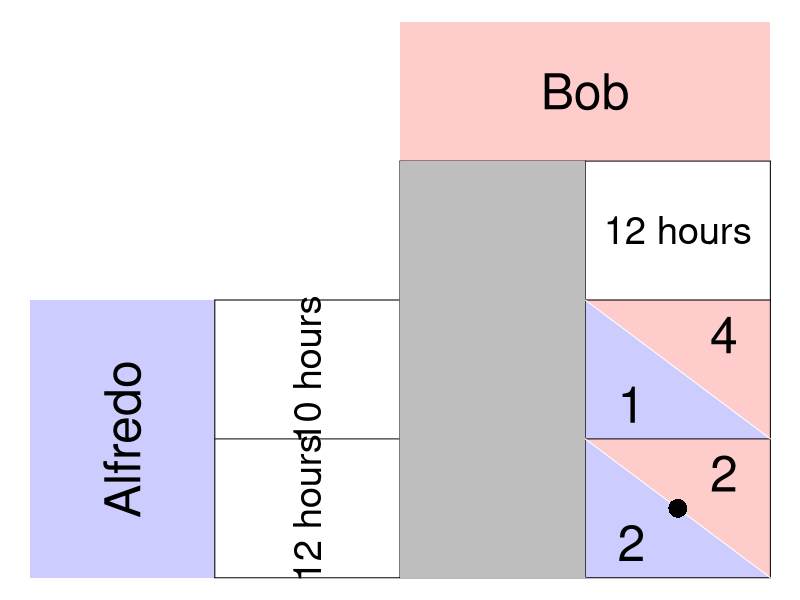

Write R code to recreate this figure.
require(ggplot2)
require(shape)
pdf(file = "society/matrix_fishermen_bestresponse_step2.pdf", width = 9, height = 7)

par(mar =  c(0, 0, 0, 0))
xlims <- c(0, 8)
ylims <- c(0, 8)

#TextSizes
PlayerSize <- 3
StratSize <- 2.3
PayoffSize <- 3
p1fadelevel <- 0.2
p2fadelevel <- 0.2

#Payoffs are listed as c("NW", "SW", "NE", "SE")

#Considerations for Player 1
P1Name <- c("Alfredo")
P1Strat <- c("10 hours", "12 hours")
P1Payoffs <- c("3", "4", "1", "2")
P1BR1 <- c("SW") #Must be NW or SW - the BR prints accordingly. 
P1BR2 <- c("SE") #Must be NE or SE - the BR prints accordingly. 
P1bestsize <- 2.5 #Adjusts size of point indicating best response of P1
#NW = (5, 3); SW = (5,1); NE = (7, 3); SE = (7, 1)

#Considerations for Player 2
P2Name <- c("Bob")
P2Strat <- c("10 hours", "12 hours")
P2Payoffs <- c("3", "1", "4", "2")
P2BR1 <- c("NE") #Must be NW or SW - the BR prints accordingly. 
P2BR2 <- c("SE") #Must be NE or SE - the BR prints accordingly. 
P2bestsize <- 4 #Adjusts size of circle indicating best response of P1

plot(0, 0, xlim = xlims, ylim = ylims, type = "n",
     xlab = expression(""),
     ylab = expression(""),
     xaxt = "n", 
     yaxt = "n", 
     cex.lab = 2, 
     bty = "n")



#Color and label for Player 1 and their strategies
polygon(c(0,0,2,2,0), c(0,4,4,0,0), col=rgb(0, 0, 1, p1fadelevel), density=NULL, border = NA)
text(1, 2, P1Name[1], srt = 90, cex = PlayerSize)

text(3, 3, P1Strat[1], cex = StratSize, srt = 90)
text(3, 1, P1Strat[2], cex = StratSize, srt = 90)


#Color and label for Player 2
polygon(c(4,4,8,8,4), c(8,6,6,8,8), col=rgb(1, 0, 0, p2fadelevel), density=NULL, border = NA)
text(6, 7, P2Name[1], cex = PlayerSize)

text(5, 5, P2Strat[1], cex = StratSize)
text(7, 5, P2Strat[2], cex = StratSize)

#NorthWest cell 
#P1
polygon(c(4,4,6,4), c(4,2,2,4), col=rgb(0, 0, 1, p1fadelevel), density=NULL, border = NA)
#P2
polygon(c(4,6,6,4), c(4,4,2,4), col=rgb(1, 0, 0, p2fadelevel), density=NULL, border = NA)

#P1
text(4.5, 2.5, P1Payoffs[1], cex = PayoffSize)
#P2
text(5.5, 3.5, P2Payoffs[1], cex = PayoffSize)

#SouthWest cell  
#P1
polygon(c(4,4,6,4), c(2,0,0,2), col=rgb(0, 0, 1, p1fadelevel), density=NULL, border = NA)
#P2
polygon(c(4,6,6,4), c(2,2,0,2), col=rgb(1, 0, 0, p2fadelevel), density=NULL, border = NA)

#P1
text(4.5, 0.5, P1Payoffs[2], cex = PayoffSize)
#P2
text(5.5, 1.5, P2Payoffs[2], cex = PayoffSize)


#NorthEast cell 
#P1
polygon(c(6,6,8,6), c(4,2,2,4), col=rgb(0, 0, 1, p1fadelevel), density=NULL, border = NA)
#P2
polygon(c(6,8,8,6), c(4,4,2,4), col=rgb(1, 0, 0, p2fadelevel), density=NULL, border = NA)
#P1
text(6.5, 2.5, P1Payoffs[3], cex = PayoffSize)
#P2
text(7.5, 3.5, P2Payoffs[3], cex = PayoffSize)

#SouthEast cell 
#P1
polygon(c(6,6,8,6), c(2,0,0,2), col=rgb(0, 0, 1, p1fadelevel), density=NULL, border = NA)
#P2
polygon(c(6,8,8,6), c(2,2,0,2), col=rgb(1, 0, 0, p2fadelevel), density=NULL, border = NA)
#P1
text(6.5, 0.5, P1Payoffs[4], cex = PayoffSize)
#P2
text(7.5, 1.5, P2Payoffs[4], cex = PayoffSize)


#Lines for the Table
segments(8, 0, 8, 6, lty = 1, col = "black")
segments(4, 6, 8, 6, lty = 1, col = "black")
segments(2, 0, 2, 4, lty = 1, col = "black")
segments(2, 0, 8, 0, lty = 1, col = "black")
segments(2, 4, 8, 4, lty = 1, col = "black")
segments(4, 0, 4, 6, lty = 1, col = "black")
segments(2, 2, 8, 2, lty = 1, col = "black")
segments(6, 0, 6, 6, lty = 1, col = "black")

#Diagonals
#NW
segments(4, 4, 6, 2, lty = 1, col = "white")
#NE
segments(6, 4, 8, 2, lty = 1, col = "white")
#SW
segments(4, 2, 6, 0, lty = 1, col = "white")
#Se
segments(6, 2, 8, 0, lty = 1, col = "white")


#Best responses 
#P1 
if (P1BR1[1] == "NW"){
  points(5, 3, pch = 16, col = "black", cex = P1bestsize)
} else{points(5, 1, pch = 16, col = "black", cex = P1bestsize)
}

if (P1BR2[1] == "NE"){
  points(7, 3, pch = 16, col = "black", cex = P1bestsize)
} else{points(7, 1, pch = 16, col = "black", cex = P1bestsize)
}


#P2
# if (P2BR1[1] == "NW"){
#   points(5, 3, pch = 1, col = "black", cex = P2bestsize)
# } else{points(7, 3, pch = 1, col = "black", cex = P2bestsize)
# }
# 
# if (P2BR2[1] == "SW"){
#   points(5, 1, pch = 1, col = "black", cex = P2bestsize)
# } else{points(7, 1, pch = 1, col = "black", cex = P2bestsize)
# }


#Step 1 Polygon:
polygon(c(4,6,6,4,4), c(0,0,6,6,0), col= "gray", density=NULL, border = NA)

dev.off()
